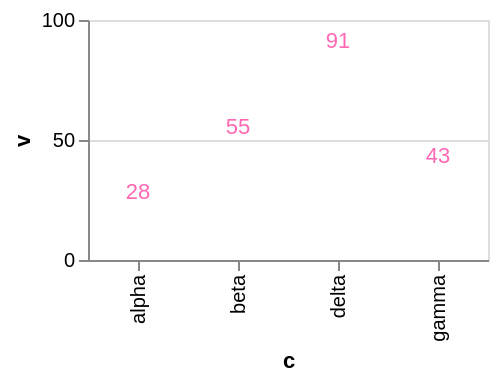

Describe this chart as a Vega-Lite specification.
### Vega-Lite specification from a JSON file in a GitHub repository (floating-point values rounded to 4 significant figures)
{"$schema": "https://vega.github.io/schema/vega-lite/v6.json", "width": 200, "height": 120, "data": {"values": [{"c": "alpha", "v": 28, "w": 3, "t": "2024-01-07"}, {"c": "beta", "v": 55, "w": 7, "t": "2024-03-19"}, {"c": "gamma", "v": 43, "w": 5, "t": "2024-06-02"}, {"c": "delta", "v": 91, "w": 9, "t": "2024-09-11"}]}, "mark": "text", "encoding": {"x": {"field": "c", "type": "nominal"}, "y": {"field": "v", "type": "quantitative"}, "text": {"field": "v", "type": "quantitative"}}, "config": {"text": {"fill": "hotpink"}}}
